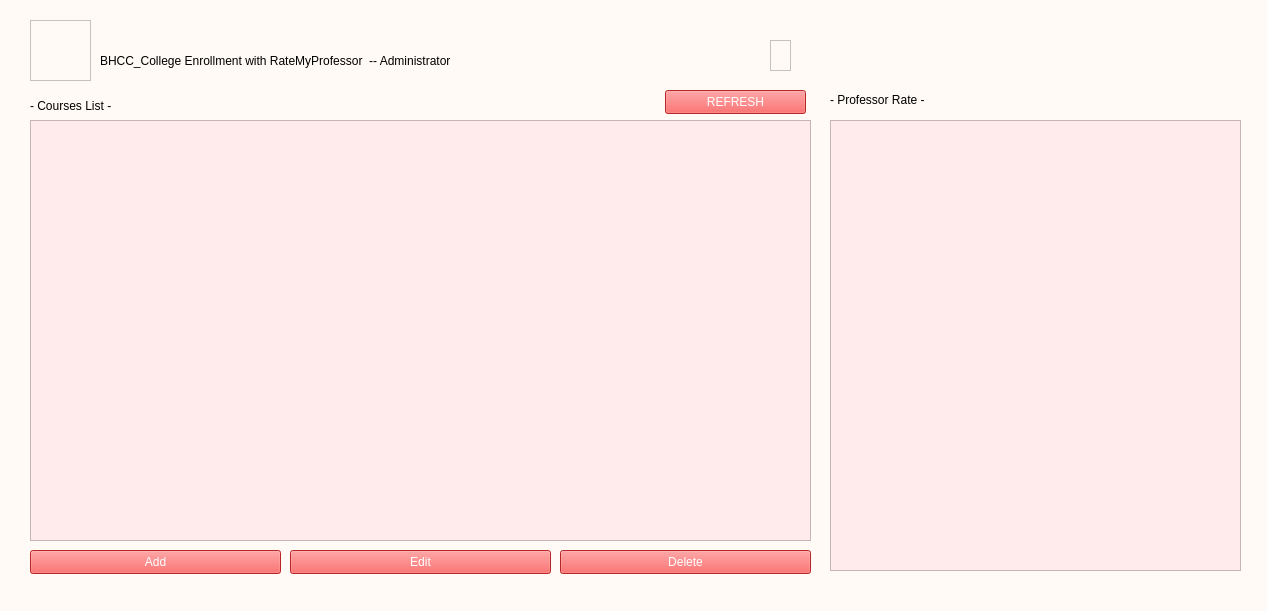
<?xml version="1.0" encoding="UTF-8"?>
<ui version="4.0">
 <class>Admin</class>
 <widget class="QMainWindow" name="Admin">
  <property name="geometry">
   <rect>
    <x>0</x>
    <y>0</y>
    <width>1267</width>
    <height>611</height>
   </rect>
  </property>
  <property name="windowTitle">
   <string>Administrator</string>
  </property>
  <property name="styleSheet">
   <string notr="true">background-color: rgb(255, 250, 246);</string>
  </property>
  <widget class="QWidget" name="centralwidget">
   <widget class="QLabel" name="label">
    <property name="geometry">
     <rect>
      <x>30</x>
      <y>90</y>
      <width>121</width>
      <height>31</height>
     </rect>
    </property>
    <property name="styleSheet">
     <string notr="true">font: 10pt &quot;Arial&quot;;</string>
    </property>
    <property name="text">
     <string>- Courses List -</string>
    </property>
   </widget>
   <widget class="QLabel" name="label_2">
    <property name="geometry">
     <rect>
      <x>100</x>
      <y>45</y>
      <width>671</width>
      <height>31</height>
     </rect>
    </property>
    <property name="styleSheet">
     <string notr="true">font: 14pt &quot;Arial&quot;;</string>
    </property>
    <property name="text">
     <string>BHCC_College Enrollment with RateMyProfessor  -- Administrator</string>
    </property>
   </widget>
   <widget class="QTableWidget" name="tableWidget">
    <property name="geometry">
     <rect>
      <x>30</x>
      <y>120</y>
      <width>781</width>
      <height>421</height>
     </rect>
    </property>
    <property name="styleSheet">
     <string notr="true">background-color: rgb(255, 235, 235);</string>
    </property>
   </widget>
   <widget class="QPushButton" name="addButton">
    <property name="geometry">
     <rect>
      <x>30</x>
      <y>550</y>
      <width>251</width>
      <height>24</height>
     </rect>
    </property>
    <property name="styleSheet">
     <string notr="true">color: rgb(255, 255, 255);
background-color: rgb(255, 53, 53);</string>
    </property>
    <property name="text">
     <string>Add</string>
    </property>
   </widget>
   <widget class="QPushButton" name="editButton">
    <property name="geometry">
     <rect>
      <x>290</x>
      <y>550</y>
      <width>261</width>
      <height>24</height>
     </rect>
    </property>
    <property name="styleSheet">
     <string notr="true">color: rgb(255, 255, 255);
background-color: rgb(255, 53, 53);</string>
    </property>
    <property name="text">
     <string>Edit</string>
    </property>
   </widget>
   <widget class="QPushButton" name="deleteButton">
    <property name="geometry">
     <rect>
      <x>560</x>
      <y>550</y>
      <width>251</width>
      <height>24</height>
     </rect>
    </property>
    <property name="styleSheet">
     <string notr="true">color: rgb(255, 255, 255);
background-color: rgb(255, 53, 53);</string>
    </property>
    <property name="text">
     <string>Delete</string>
    </property>
   </widget>
   <widget class="QPushButton" name="refreshButton">
    <property name="geometry">
     <rect>
      <x>665</x>
      <y>90</y>
      <width>141</width>
      <height>24</height>
     </rect>
    </property>
    <property name="styleSheet">
     <string notr="true">color: rgb(255, 255, 255);
background-color: rgb(255, 53, 53);</string>
    </property>
    <property name="text">
     <string>REFRESH</string>
    </property>
   </widget>
   <widget class="QTextBrowser" name="rateBrowser">
    <property name="geometry">
     <rect>
      <x>830</x>
      <y>120</y>
      <width>411</width>
      <height>451</height>
     </rect>
    </property>
    <property name="styleSheet">
     <string notr="true">background-color: rgb(255, 235, 235);</string>
    </property>
   </widget>
   <widget class="QLabel" name="label_3">
    <property name="geometry">
     <rect>
      <x>830</x>
      <y>90</y>
      <width>131</width>
      <height>20</height>
     </rect>
    </property>
    <property name="styleSheet">
     <string notr="true">font: 10pt &quot;Arial&quot;;</string>
    </property>
    <property name="text">
     <string>- Professor Rate -</string>
    </property>
   </widget>
   <widget class="QFrame" name="frame">
    <property name="geometry">
     <rect>
      <x>30</x>
      <y>20</y>
      <width>61</width>
      <height>61</height>
     </rect>
    </property>
    <property name="styleSheet">
     <string notr="true">border-image: url(:/Sources/BHCC.png);</string>
    </property>
    <property name="frameShape">
     <enum>QFrame::StyledPanel</enum>
    </property>
    <property name="frameShadow">
     <enum>QFrame::Raised</enum>
    </property>
   </widget>
   <widget class="QFrame" name="frame_2">
    <property name="geometry">
     <rect>
      <x>770</x>
      <y>40</y>
      <width>21</width>
      <height>31</height>
     </rect>
    </property>
    <property name="styleSheet">
     <string notr="true">border-image: url(:/Sources/admin.png);</string>
    </property>
    <property name="frameShape">
     <enum>QFrame::StyledPanel</enum>
    </property>
    <property name="frameShadow">
     <enum>QFrame::Raised</enum>
    </property>
   </widget>
  </widget>
  <widget class="QStatusBar" name="statusbar"/>
 </widget>
 <resources/>
 <connections/>
</ui>
